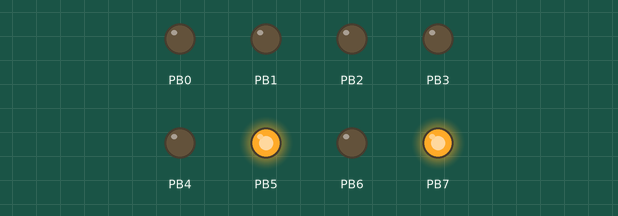
Recording of a program running on a simulated ATmega128, built with avr-gcc and emulated at 16 MHz. Shown: output pins drawn as LEDs (lit = HIGH).

Above: at 0.2 s.
At 1.2 s:
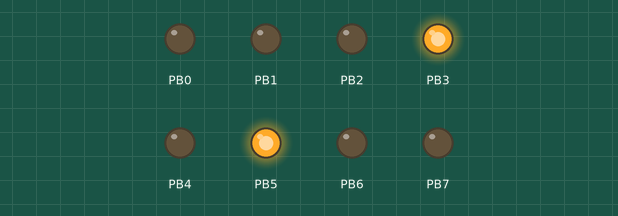
At 1.7 s:
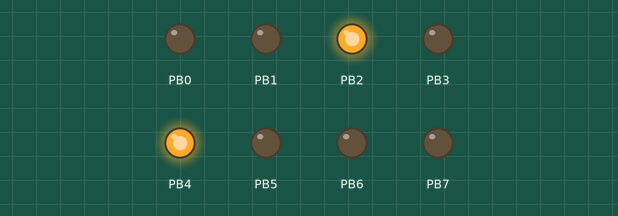
At 2.2 s:
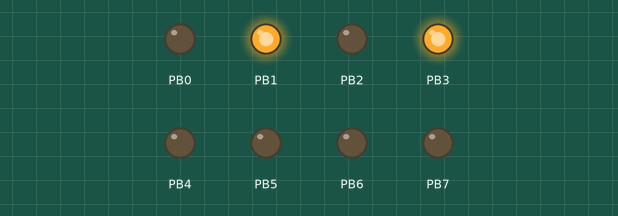
At 3.2 s:
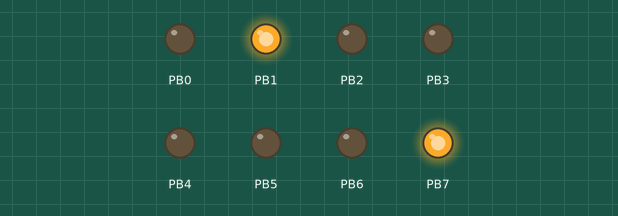
At 4.7 s:
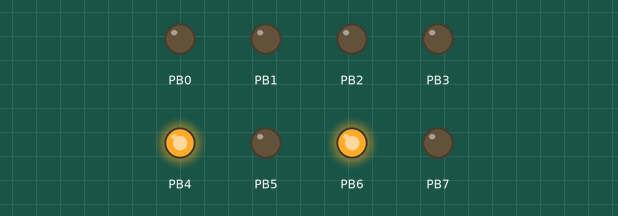
Timing chart, 0 to 5.2 s (numbered marks = the images above):
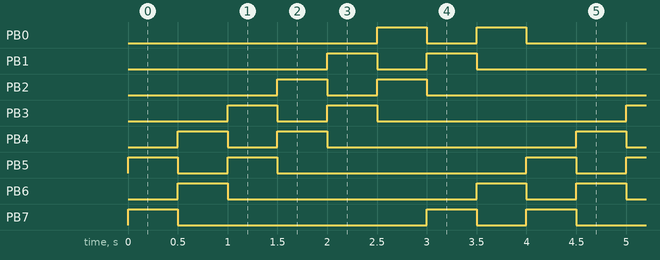

The program:

main.c
```c
#define F_CPU 16000000L
#include <avr/io.h>
#include <util/delay.h>

int main(void)
{
	char patterns[] = {
		0xA0, 	0x50, 	0x28, 0x14,
		0x0A, 	0x05, 	0x82, 0x41
	};

	int index = 0;				// 현재 출력할 패턴

	DDRB = 0xFF;				// PORT B 핀을 출력으로 설정

	while (1)
	{
		PORTB = patterns[index];		// 현재 패턴 표시

		index = (index + 1) % 8;		// 다음 인덱스 생성

		_delay_ms(500);
	}

	return 0;
}
```

Measured:
- by itself, PB0–5: repeats every 4.0 s: LOW 0.50 s, HIGH 0.50 s, LOW 2.5 s, HIGH 0.50 s
- by itself, PB6, PB7: repeats every 4.0 s: LOW 2.5 s, HIGH 0.50 s, LOW 0.50 s, HIGH 0.50 s
- by itself, everything shown: repeats every 4.0 s, in 8 steps
